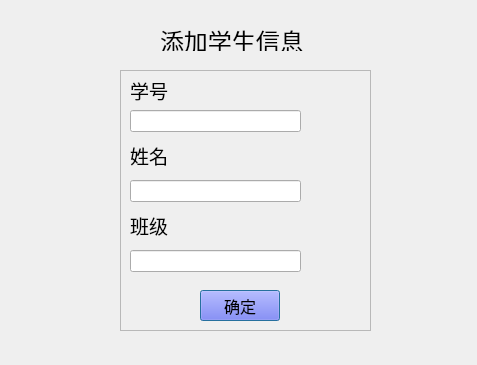
<?xml version="1.0" encoding="UTF-8"?>
<ui version="4.0">
 <class>InputStuDialog</class>
 <widget class="QDialog" name="InputStuDialog">
  <property name="geometry">
   <rect>
    <x>0</x>
    <y>0</y>
    <width>477</width>
    <height>365</height>
   </rect>
  </property>
  <property name="windowTitle">
   <string>Dialog</string>
  </property>
  <widget class="QFrame" name="frame">
   <property name="geometry">
    <rect>
     <x>120</x>
     <y>70</y>
     <width>251</width>
     <height>261</height>
    </rect>
   </property>
   <property name="frameShape">
    <enum>QFrame::StyledPanel</enum>
   </property>
   <property name="frameShadow">
    <enum>QFrame::Raised</enum>
   </property>
   <widget class="QLabel" name="label">
    <property name="geometry">
     <rect>
      <x>10</x>
      <y>10</y>
      <width>49</width>
      <height>21</height>
     </rect>
    </property>
    <property name="font">
     <font>
      <family>幼圆</family>
      <pointsize>14</pointsize>
     </font>
    </property>
    <property name="text">
     <string>学号</string>
    </property>
   </widget>
   <widget class="QLineEdit" name="idlineEdit">
    <property name="geometry">
     <rect>
      <x>10</x>
      <y>40</y>
      <width>171</width>
      <height>22</height>
     </rect>
    </property>
   </widget>
   <widget class="QLineEdit" name="namelineEdit">
    <property name="geometry">
     <rect>
      <x>10</x>
      <y>110</y>
      <width>171</width>
      <height>22</height>
     </rect>
    </property>
   </widget>
   <widget class="QLabel" name="label_2">
    <property name="geometry">
     <rect>
      <x>10</x>
      <y>70</y>
      <width>49</width>
      <height>31</height>
     </rect>
    </property>
    <property name="font">
     <font>
      <family>幼圆</family>
      <pointsize>14</pointsize>
     </font>
    </property>
    <property name="text">
     <string>姓名</string>
    </property>
   </widget>
   <widget class="QLineEdit" name="classlineEdit">
    <property name="geometry">
     <rect>
      <x>10</x>
      <y>180</y>
      <width>171</width>
      <height>22</height>
     </rect>
    </property>
   </widget>
   <widget class="QLabel" name="label_3">
    <property name="geometry">
     <rect>
      <x>10</x>
      <y>140</y>
      <width>49</width>
      <height>31</height>
     </rect>
    </property>
    <property name="font">
     <font>
      <family>幼圆</family>
      <pointsize>14</pointsize>
     </font>
    </property>
    <property name="text">
     <string>班级</string>
    </property>
   </widget>
   <widget class="QPushButton" name="pushButton">
    <property name="geometry">
     <rect>
      <x>80</x>
      <y>220</y>
      <width>80</width>
      <height>31</height>
     </rect>
    </property>
    <property name="font">
     <font>
      <family>幼圆</family>
      <pointsize>12</pointsize>
     </font>
    </property>
    <property name="styleSheet">
     <string notr="true">background-color: rgb(85, 85, 255);</string>
    </property>
    <property name="text">
     <string>确定</string>
    </property>
   </widget>
  </widget>
  <widget class="QLabel" name="label_4">
   <property name="geometry">
    <rect>
     <x>160</x>
     <y>30</y>
     <width>150</width>
     <height>21</height>
    </rect>
   </property>
   <property name="font">
    <font>
     <family>华文宋体</family>
     <pointsize>18</pointsize>
    </font>
   </property>
   <property name="text">
    <string>添加学生信息</string>
   </property>
  </widget>
 </widget>
 <resources/>
 <connections/>
</ui>
